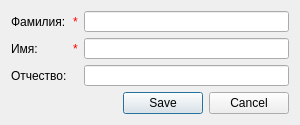
<?xml version="1.0" encoding="UTF-8"?>

<ui version="4.0">
  <class>GUI_AddAuthor</class>
  <widget class="QDialog" name="GUI_AddAuthor">
    <property name="geometry">
      <rect>
        <x>0</x>
        <y>0</y>
        <width>300</width>
        <height>125</height>
      </rect>
    </property>
    <property name="minimumSize">
      <size>
        <width>300</width>
        <height>125</height>
      </size>
    </property>
    <property name="maximumSize">
      <size>
        <width>300</width>
        <height>125</height>
      </size>
    </property>
    <property name="windowTitle">
      <string>Добавление автора</string>
    </property>
    <layout class="QVBoxLayout" name="verticalLayout">
      <item>
        <layout class="QGridLayout" name="gridLayout">
          <item row="2" column="2">
            <widget class="QLineEdit" name="fatherNameText" />
          </item>
          <item row="1" column="2">
            <widget class="QLineEdit" name="nameText" />
          </item>
          <item row="0" column="2">
            <widget class="QLineEdit" name="surnameText" />
          </item>
          <item row="1" column="0">
            <widget class="QLabel" name="nameLabel">
              <property name="text">
                <string>Имя:</string>
              </property>
            </widget>
          </item>
          <item row="0" column="0">
            <widget class="QLabel" name="surnameLabel">
              <property name="text">
                <string>Фамилия:</string>
              </property>
            </widget>
          </item>
          <item row="2" column="0">
            <widget class="QLabel" name="fatherNameLabel">
              <property name="text">
                <string>Отчество:</string>
              </property>
            </widget>
          </item>
          <item row="1" column="1">
            <widget class="QLabel" name="nameMUST">
              <property name="styleSheet">
                <string notr="true">color : red;</string>
              </property>
              <property name="text">
                <string notr="true">*</string>
              </property>
            </widget>
          </item>
          <item row="0" column="1">
            <widget class="QLabel" name="surnameMUST">
              <property name="styleSheet">
                <string notr="true">color : red;</string>
              </property>
              <property name="text">
                <string notr="true">*</string>
              </property>
            </widget>
          </item>
        </layout>
      </item>
      <item>
        <widget class="QDialogButtonBox" name="buttonBox">
          <property name="standardButtons">
            <set>QDialogButtonBox::Cancel|QDialogButtonBox::Save</set>
          </property>
        </widget>
      </item>
    </layout>
  </widget>
  <layoutdefault spacing="6" margin="11" />
  <tabstops>
    <tabstop>surnameText</tabstop>
    <tabstop>nameText</tabstop>
    <tabstop>fatherNameText</tabstop>
  </tabstops>
  <resources />
  <connections />
</ui>
